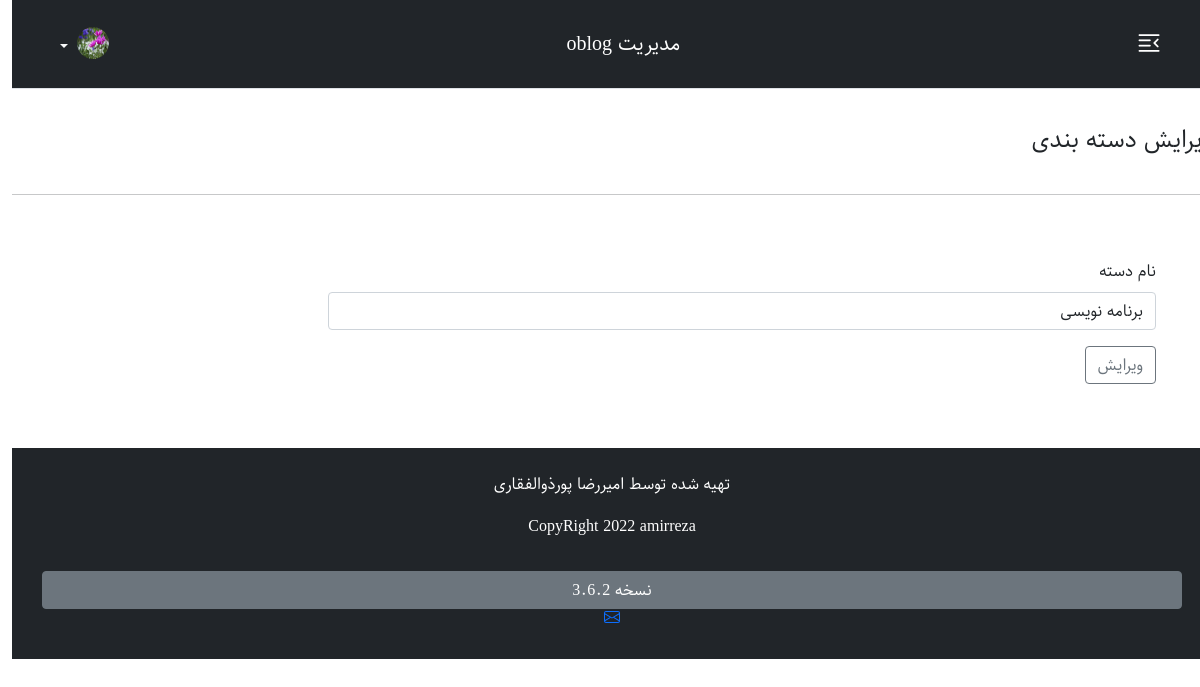
Page /admin/edit-category.php?id=12 (signed in) on the committed database.
### tables this page shows
CREATE TABLE `information` (
  `id` int(11) NOT NULL,
  `body` text NOT NULL
);

CREATE TABLE `categories` (
  `id` int(11) NOT NULL,
  `title` varchar(200) NOT NULL
);

### admin/edit-category.php (the view, shortened to what this page needs)
<?php
include("./include/nav.php");
if(isset($_GET['id'])){
$category_id = $_GET['id'];
$category = $base->prepare("SELECT * FROM `categories` WHERE id = :category_id ");
$category->execute(['category_id' => $category_id ]);
$category = $category->fetch();
}
?>
<br>
<br>
<br>
<section class="mt-4">
               <div class="row">
                       <div class="col">
                    <div>
                    <h4 class="pt-4 pb-4">ویرایش دسته بندی</h4>
                    <hr>
                    </div>
                    <div>
                    <form method="post" class="p-5">
                                           <label for="categorynew" class="ms-2 form-label">نام دسته</label>
                      <input type="text" value="<?php echo $category['title']; ?>" name="categoryedit" id="categorynew" class="ms-2 mb-3 form-control">
                      <button type="submit" name="btncategoryedit" class=" ms-2 mb-3 btn btn-outline-secondary">ویرایش</button>
               </form>
                    </div>
        </div>
   </div>
</section>
<?php
include("../include/footer.php");
?>

### admin/include/nav.php (shortened to what this page needs)
<?php
include("./include/db.php");
$sadmin = $base->query("SELECT * FROM `information` WHERE id = 5 ");
?>
<!DOCTYPE html>
<html lang="fa">
<head>
               <link rel="stylesheet" href="https://cdn.jsdelivr.net/npm/bootstrap@5.0.2/dist/css/bootstrap.rtl.min.css">
               <link rel="stylesheet" href="https://cdn.jsdelivr.net/npm/bootstrap-icons@1.5.0/font/bootstrap-icons.css">
               <link rel="stylesheet" href="./css/admin.css">
</head>
<body >
<nav class="navbar fixed-top navbar-dark bg-dark p-3 mb-5 border-bottom">
  <div class="container ms-2">
  <button class="btn  fs-3 text-white" type="button" data-bs-toggle="offcanvas" data-bs-target="#offcanvasRight" aria-controls="offcanvasRight">
<i class="bi bi-text-indent-right"></i>
</button>
<?php
  if($sadmin->rowcount() > 0){
  foreach($sadmin as $ssadmin){
   ?>
    <a href="index.php" class="navbar-brand"><?php echo $ssadmin['body']; ?></a>
   <?php
  }
}
?>
      <div class="dropdown text-end">
        <a href="index.php" class="d-block link-dark text-light text-decoration-none dropdown-toggle" id="dropdownUser1" data-bs-toggle="dropdown" aria-expanded="false">
          <img src="./img/hey.jpg" alt="mdo" width="32" height="32" class="rounded-circle">
        </a>
      </div>
    </div>
</nav>

### include/footer.php (shortened to what this page needs)
<?php
$footer_querya = "SELECT * FROM `information` WHERE id = 2 ";
$footera = $base->query($footer_querya);
if($footera->rowcount() > 0){
  foreach($footera as $foota){
?>
<?php
$footer_queryb = "SELECT * FROM `information` WHERE id = 3 ";
$footerb = $base->query($footer_queryb);
if($footerb->rowcount() > 0){
  foreach($footerb as $footb){
?>
<footer class="text-center text-white bg-dark py-4">
  <div class="container">
    <div class="row flex-column">
<div><?php echo $foota['body']; ?></div>
<button class="  mt-3 btn btn-secondary">نسخه <?php echo $footb['body'] ?></button>
<div>
  <a target="_blank" href="mailto:ar.pourzolfaghari@gmail.com"></a>
</div>
    </div>
  </div>
</footer>
<?php
  }
}
  }
}
?>
</body>
</html>

### admin/css/admin.css (style rules this page uses)
body { direction: rtl !important; text-align: right !important; font-family: "sahel" !important; line-height: 1.6; }
input , textarea { width:75% !important; }

### rows in the picture
information: body "مدیریت oblog"
categories: categoryedit "برنامه نویسی"
information: body "تهیه شده توسط امیررضا پورذوالفقاری CopyRight 2022 amirreza"
information: body "3.6.2"
